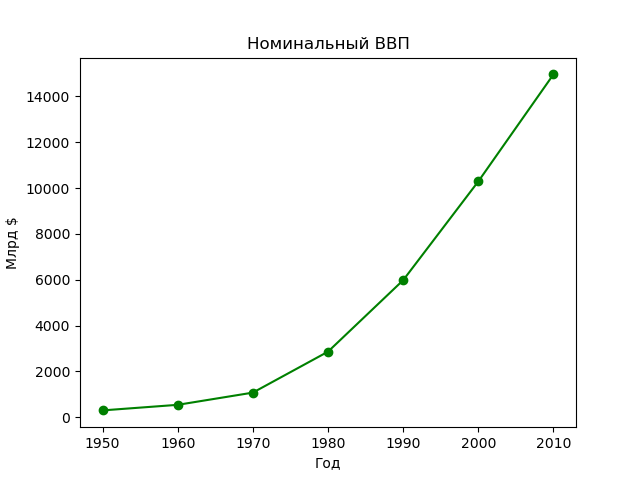

Source code (Python):
from matplotlib import pyplot as plt

year = [1950, 1960, 1970, 1980, 1990, 2000, 2010]
gdp = [300.2, 543.3, 1075.9, 2862.5, 5979.6, 10289.7, 14958.3]

plt.plot(year, gdp, color='green', marker='o')

plt.title('Номинальный ВВП')

plt.xlabel('Год')
plt.ylabel('Млрд $')

plt.savefig("03_PLOT")

plt.show()